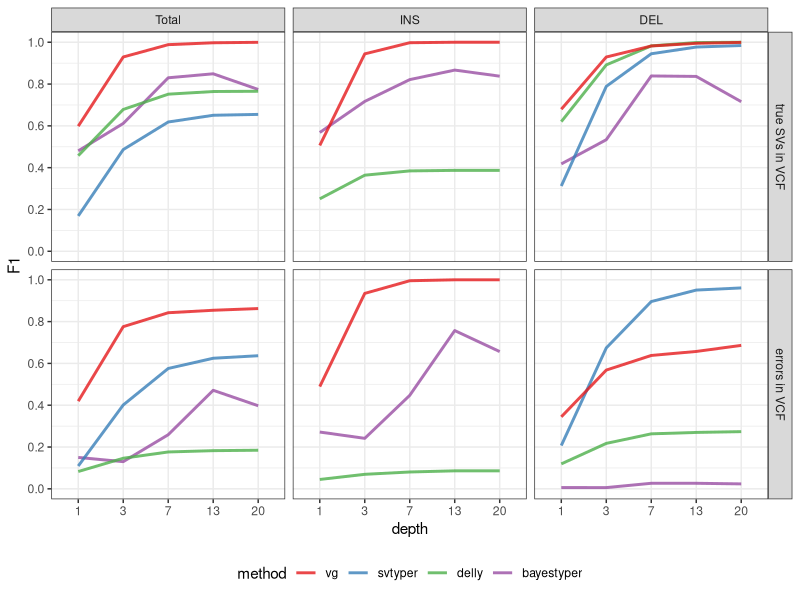

The R source for this figure:
library(ggplot2)
library(dplyr)
library(magrittr)

eval.pr = read.table('simerror-prcurve.tsv', as.is=TRUE, header=TRUE)
methods = c('toilvg', 'svtyper', 'delly', 'bayestyper')
eval.pr$method = factor(eval.pr$method, levels=methods, labels=c('vg', 'svtyper', 'delly', 'bayestyper'))

## Merge results across the three samples
eval.pr = eval.pr %>% group_by(method, graph, depth, type, qual) %>%
    select(-sample) %>% summarize_all(sum)
eval.pr$precision = eval.pr$TP.baseline / (eval.pr$TP.baseline + eval.pr$FP)
eval.pr$recall = eval.pr$TP.baseline / (eval.pr$TP.baseline + eval.pr$FN)
eval.pr$F1 = 2 * eval.pr$precision * eval.pr$recall / (eval.pr$precision + eval.pr$recall)

## Pick quality threshold with maximum F1 for each experiment
eval.df = eval.pr %>% group_by(method, graph, depth, type) %>%
  arrange(desc(F1)) %>% do(head(.,1))

eval.df$type = factor(eval.df$type, levels=c('Total', 'INS', 'DEL'))
eval.df$method = factor(eval.df$method)
dp.lvls = paste(rep(unique(eval.df$depth), each=nlevels(eval.df$method)),
                levels(eval.df$method))
eval.df$dp = factor(paste(eval.df$depth, eval.df$method), levels=dp.lvls)

svg('simerror.svg', 8, 4)

## ggplot(eval.df, aes(x=factor(depth), y=F1, colour=method, shape=graph)) +
##   geom_point(aes(group=method), position=position_dodge(.5)) +
##   geom_line(aes(group=dp), position=position_dodge(.5)) +
##   scale_shape_manual(name='error in the input VCF', values=4:5, labels=c('yes', 'no')) +
##   facet_grid(.~type, scales='free') + theme_bw() +
##   xlab('depth') + theme(legend.position='bottom') + 
##   scale_y_continuous(breaks=seq(0,1,.2), limits=0:1) +
##   scale_colour_brewer(palette='Set1')

## ggplot(eval.df, aes(x=factor(depth), y=F1, colour=method)) +
##   geom_line(aes(group=paste(method, graph), linetype=graph), size=2, alpha=.8) +
##   facet_grid(.~type, scales='free') + theme_bw() +
##   xlab('depth') + theme(legend.position='bottom') +
##   scale_linetype_manual(values=c(3,1), name='error in the input VCF', labels=c('yes', 'no')) + 
##   scale_y_continuous(breaks=seq(0,1,.2), limits=0:1) +
##   scale_colour_brewer(palette='Set1')

eval.df %>% ungroup %>%
  mutate(graph=ifelse(graph=='truth', 'true SVs in VCF', 'errors in VCF'),
         graph=factor(graph, levels=c('true SVs in VCF', 'errors in VCF'))) %>% 
  ggplot(aes(x=factor(depth), y=F1, colour=method)) +
  geom_line(aes(group=paste(method)), size=1, alpha=.8) +
  facet_grid(graph~type, scales='free') + theme_bw() +
  xlab('depth') + theme(legend.position='bottom') + 
  scale_y_continuous(breaks=seq(0,1,.2), limits=0:1) +
  scale_colour_brewer(palette='Set1')

dev.off()

## Precision recall curve for 3x
## eval.pr %>% filter(depth==3) %>% arrange(qual) %>% 
##   ggplot(aes(x=recall, y=precision, color=method)) +
##   geom_path() +
##   geom_point() +
##   facet_grid(type~graph) +
##   theme_bw()
